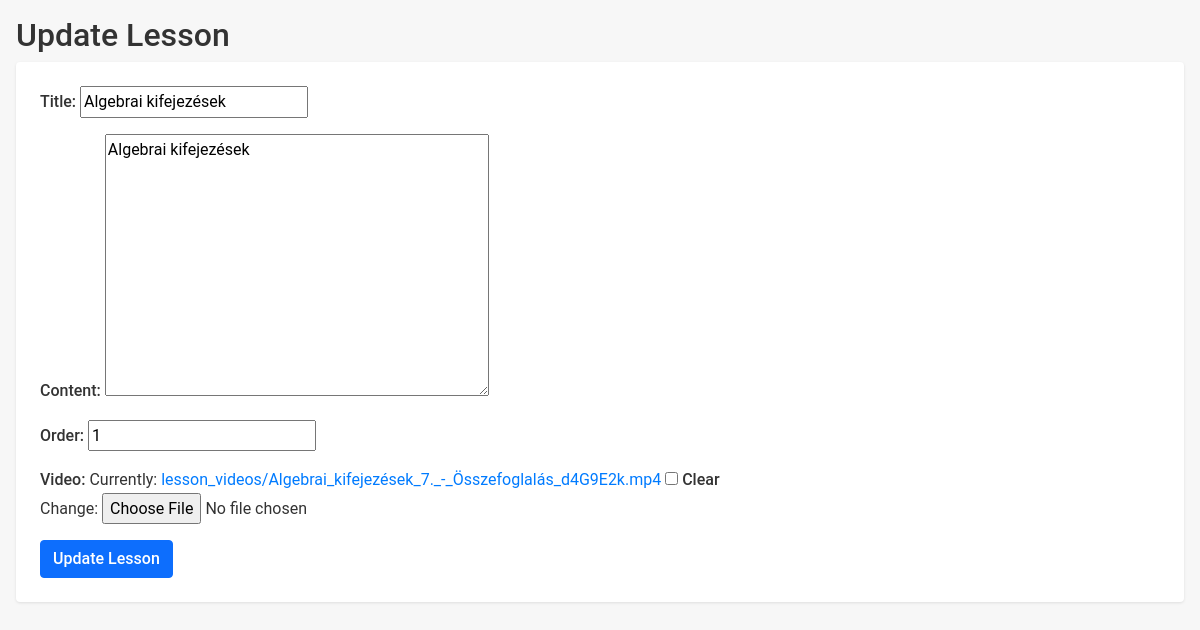
The app's page /elearning/lesson_update/8/ (signed in) with its own data.
### elearning/models.py (models this page shows, shortened)
class Lesson(models.Model):
    title = models.CharField(max_length=200)
    content = models.TextField()
    video = models.FileField(upload_to='lesson_videos', blank=True, null=True)
    course = models.ForeignKey(Course, on_delete=models.CASCADE)
    order = models.PositiveIntegerField()

### elearning/views.py (the view, shortened to what this page needs)
# urls.py: path('lesson_update/<int:pk>/', views.LessonUpdateView.as_view(), name='lesson_update'),
class LessonUpdateView(LoginRequiredMixin, UserPassesTestMixin, UpdateView):
    model = Lesson
    form_class = LessonForm
    template_name = 'elearning/lesson_update.html'
    def test_func(self):
        lesson = self.get_object()
        return self.request.user == lesson.course.teacher

### elearning/forms.py
class LessonForm(forms.ModelForm):
    video = forms.FileField(required=False, label="Video")
    class Meta:
        model = Lesson
        fields = ['title', 'content', 'order', 'video']

### elearning/templates/elearning/lesson_update.html (shortened to what this page needs)
{% extends 'elearning/base.html' %}
{% block content %}
  <h2>Update Lesson</h2>
  <form method="post">
    {{ form.as_p }}
    <button type="submit" class="btn btn-primary">Update Lesson</button>
  </form>
{% endblock %}

### elearning/static/styles.css (style rules this page uses)
body { font-family: 'Roboto', sans-serif; background-color: #f7f7f7; color: #333; line-height: 1.6; }
h1, h2, h3, h4, h5, h6 { font-weight: 500; }
a { color: #007bff; text-decoration: none; }
.btn { border-radius: 4px; font-weight: 500; transition: all 0.3s ease; }
form { background-color: #fff; border-radius: 4px; padding: 1.5rem; box-shadow: 0 1px 3px rgba(0, 0, 0, 0.1); }
form label { font-weight: 500; }

### records on screen
Lesson: title "Algebrai kifejezések", content "Algebrai kifejezések", order "1"
